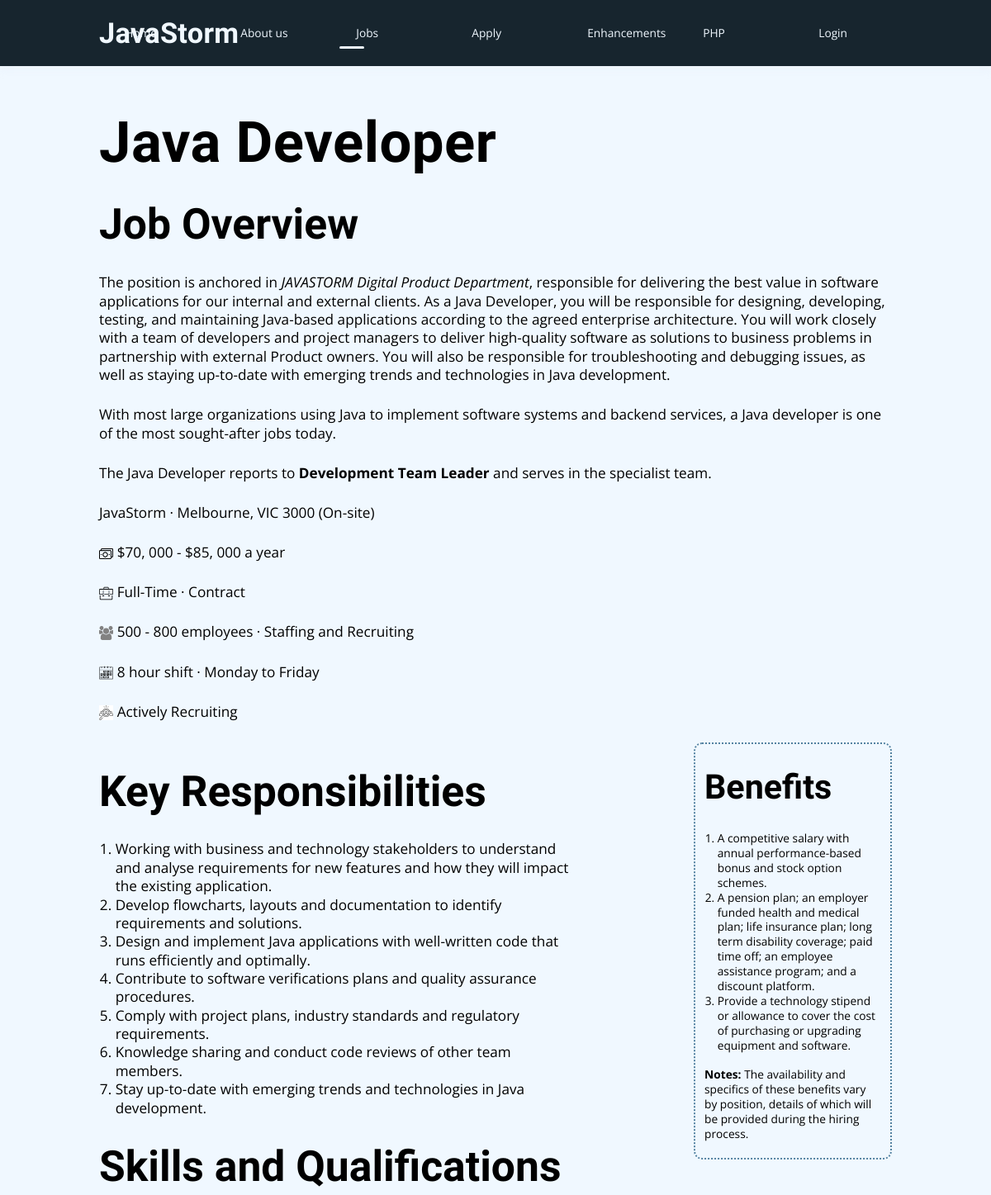
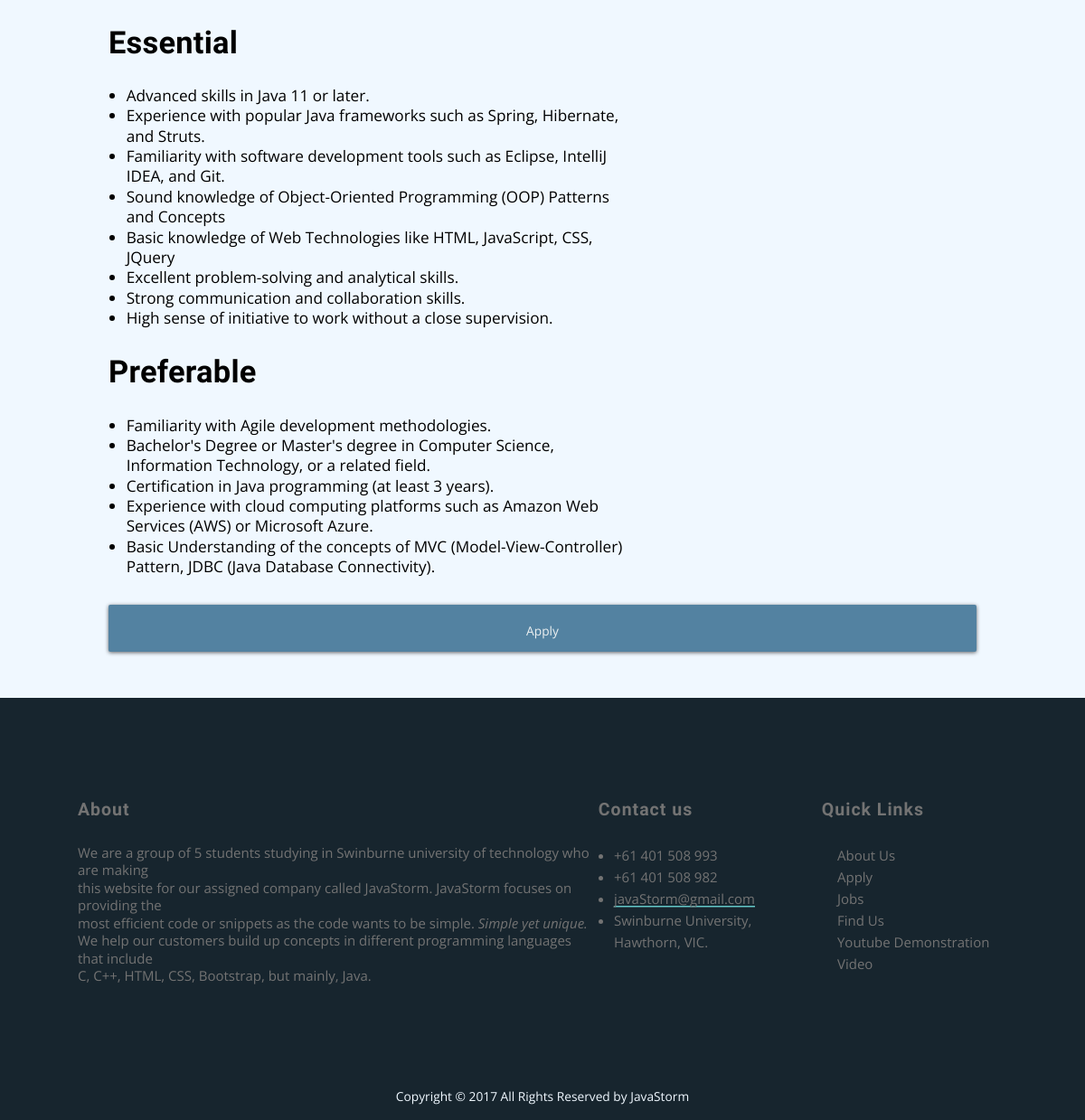
Screenshot of /jobs_desc.php?job=QWE12 with the database file from the repository (2 pictures, top to bottom).
### tables this page shows
CREATE TABLE JOB_DESCRIPTION (
	job_description_id INT NOT NULL AUTO_INCREMENT,
	job_reference_number VARCHAR(255) NOT NULL,
	html_page TEXT NOT NULL,
	FOREIGN KEY (job_reference_number) REFERENCES JOB(job_reference_number),
	PRIMARY KEY (job_description_id)
);

### jobs_desc.php (the view, shortened to what this page needs)
<!DOCTYPE html>
<html lang="en">
<head>
</head>
<body>
	<header id="header__job--description">
		<div id="navbar">
			<?php require_once "./common/header.inc" ?>
			<?php
				require_once("./common/menu.php");
				navbar("Jobs");
			?>
		</div>
	</header>
	<main class="job--description">
		<?php
			try {
				require_once("dbconfig/settings.php");
				$conn = mysqli_connect(
					$host,
					$user,
					$pwd,
					$sql_db
				);
				$query = "SELECT * FROM JOB_DESCRIPTION WHERE job_reference_number='" . $_GET['job'] . "';";
				$result = mysqli_query($conn, $query);
				$row = mysqli_fetch_assoc($result);
				echo $row["html_page"];
				echo "<a class='btn' href='apply.php'>Apply</a>";
			} catch(Exception $err) {
				echo "<section><h1>Job Not Found</h1></section>";
				echo "<p>ERROR: " . $err->getMessage() . "</p>";
				echo "<a href='jobs.php' class='link'>Back</a>";
			}
		?>
	</main>
	<?php require_once "./common/footer.inc" ?>
</body>
</html>

### common/header.inc (shortened to what this page needs)
<h3 id="logo"><a href="index.php">JavaStorm</a></h3>

### common/menu.php (shortened to what this page needs)
<?php
function navbar($page_name) {
	$nav = $GLOBALS["nav_elms"];
	echo "<nav id='nav'>";
	foreach ($nav as $name => $addr) {
		if($page_name == $name) {
			echo "<a class='nav-link__current' href='$addr'>$name</a>";
		} else {
			echo "<a href='$addr'>$name</a>";
		}
	}
	echo "<div id='indicator'></div>\n</nav>";
}
?>

### common/footer.inc
<footer>
		<div class="site-footer">
			<section>
				<h5>About</h5>
				<p class="aboutus">
					We are a group of 5 students studying in Swinburne university of technology who are making<br>
					this website for our assigned company called JavaStorm. JavaStorm focuses on providing the <br>
					most efficient code or snippets as the code wants to be simple.<i> Simple yet unique.</i> <br>
					We help our customers build up concepts in different programming languages that include<br>
					C, C++, HTML, CSS, Bootstrap, but mainly, Java.
				</p>
			</section>
			<section>
				<h5>Contact us</h5>
				<ul class="Contact us">
					<li>+61 401 508 993</li>
					<li>+61 401 508 982</li>
					<li><a href="mailto:javastorm@gmail.com" class="link">javaStorm@gmail.com</a></li>
					<li>Swinburne University, Hawthorn, VIC.</li>
				</ul>
			</section>
			<section>
				<h5>Quick Links</h5>
				<ul class="footer-links">
					<li><a href="about.php">About Us</a></li>
					<li><a href="apply.php">Apply</a></li>
					<li><a href="jobs.php">Jobs</a></li>
					<li>
						<a
							href="https://www.google.com/maps/place/Swinburne+University+of+Technology/@-37.8221504,145.0367659,17z/data=!3m1!4b1!4m6!3m5!1s0x6ad642326bae5aaf:0x75e96bbd4988f769!8m2!3d-37.8221504!4d145.0389546!16zL20vMDFrcV9z">
							Find Us
						</a>
					</li>
					<li><a href="https://youtu.be/U001EFWfZJg">Youtube Demonstration Video</a></li>
				</ul>
			</section>
		</div>
		<br>
		<p class="copyright-text"> Copyright &copy; 2017 All Rights Reserved by JavaStorm
		</p>
	</footer>

### rows the page displays
job_description: html_page "Java Developer Job Overview The position is anchored in JAVASTORM Digital Product Department , responsible for delivering the best value in software applications for our internal and external clients. As a Java Developer, you will be responsible for designing, developing, testing, and maintaining Java-based applications according to the agreed enterprise architecture. You will work closely with a team of developers and project managers to deliver high-quality software as solutions to business problems in partnership with external Product owners. You will also be responsible for troubleshooting and debugging issues, as well as staying up-to-date with emerging trends and technologies in Java…", html_page (picture)

### other values shown
$name "Home"
$name "About us"
$name "Jobs"
$name "Apply"
$name "Enhancements"
$name "PHP"
$name "Login"
